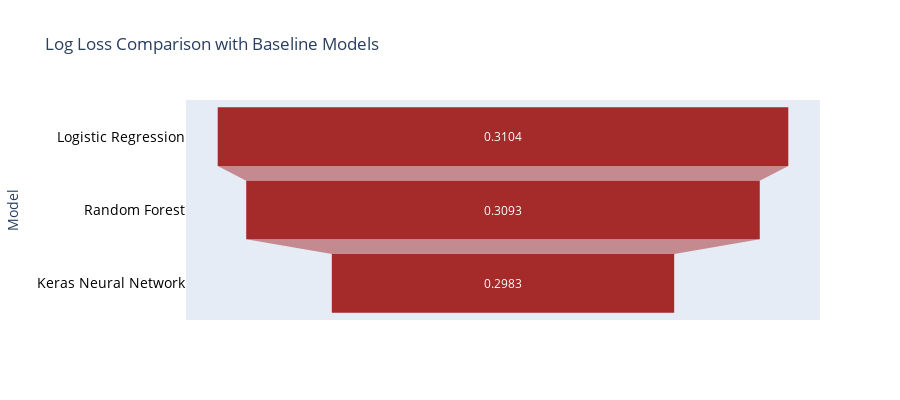

Write notebook code for a chart like this one.
### Markdown cell above
### <span style="font-family:'cursive';"> 4. How does the model compare to baseline models? </span>

### Code cell
df1 = pd.DataFrame(dict(
    model=['Logistic Regression', 'Random Forest', 'Keras Neural Network'],
    percentage=[10, 9, 6],
    custom_labels=[0.3104, 0.3093, 0.2983]
))

fig = px.funnel(df1, x='percentage', y='model', title="Log Loss Comparison with Baseline Models",
                text='custom_labels', color_discrete_sequence=['brown'])
fig.update_yaxes(title_text='Model', scaleanchor="x", scaleratio=110.6, tickmode='array', tickvals=[2, 1, 0], ticktext=df['model'][::-1],
                 tickfont=dict(color='black', size=14))

fig.update_traces(textinfo='text')
fig.update_layout(height=400, width=900)
fig.show()

### Figure 1 — Plotly figure (JSON) as saved in the notebook; plotly's stock layout.template omitted (floating-point values rounded to 4 significant figures)
{"data": [{"hovertemplate": "percentage=%{x}<br>model=%{y}<br>custom_labels=%{text}<extra></extra>", "legendgroup": "", "marker": {"color": "brown"}, "name": "", "orientation": "h", "showlegend": false, "text": [0.3104, 0.3093, 0.2983], "textinfo": "text", "type": "funnel", "x": [10, 9, 6], "xaxis": "x", "y": ["Logistic Regression", "Random Forest", "Keras Neural Network"], "yaxis": "y"}], "layout": {"height": 400, "legend": {"tracegroupgap": 0}, "title": {"text": "Log Loss Comparison with Baseline Models"}, "width": 900, "xaxis": {"anchor": "y", "domain": [0, 1], "title": {"text": "percentage"}}, "yaxis": {"anchor": "x", "domain": [0, 1], "scaleanchor": "x", "scaleratio": 110.6, "tickfont": {"color": "black", "size": 14}, "tickmode": "array", "ticktext": ["Keras Neural Network", "Random Forest", "Logistic Regression"], "tickvals": [2, 1, 0], "title": {"text": "Model"}}}}
